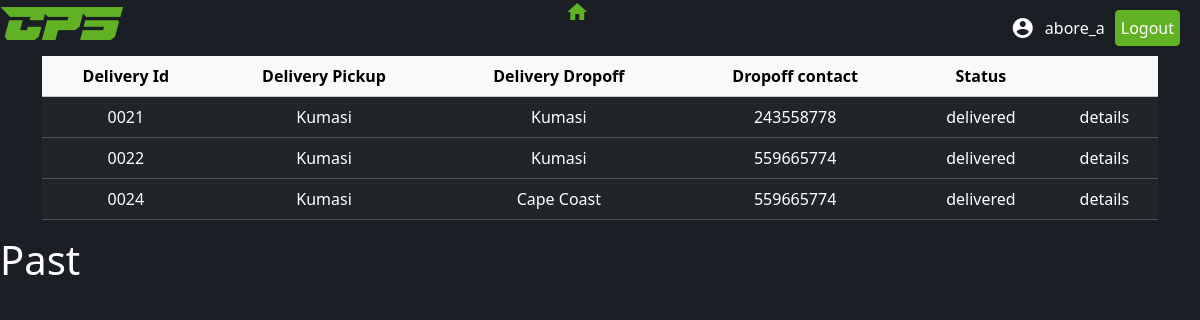
/pastRequest/ (signed in), run on the app's committed database.
### delivery/models.py (models this page shows)
class DeliveryRequest(models.Model):
    class DeliveryLocations(models.TextChoices):
        Select = 'Select', 'Select'
        KUMASI = 'Kumasi', 'Kumasi'
        CAPE_COAST = 'Cape Coast', 'Cape Coast'
        TAKORADI = 'Takoradi', 'Takoradi'
        KOTORIDUA = 'Kotoridua', 'Kotoridua'
        HO = 'Ho', 'Ho'
        SUNYANI = 'Sunyani', 'Sunyani'
        TARKWA = 'Tarkwa', 'Tarkwa'
        OBUASI = 'Obuasi', 'Obuasi'
        AKOSOMBO = 'Akosombo', 'Akosombo'
        TECHIMAN = 'Techiman', 'Techiman'
        NSAWAM = 'Nsawam', 'Nsawam'
        NKWAKAW = 'Nkwakaw', 'Nkwakaw'
        WINNEBA = 'Winneba', 'Winneba'
        MANKESSIM = 'Mankessim', 'Mankessim'
        SUHUM = 'Suhum', 'Suhum'
        KONONGO = 'Konongo', 'Konongo'
    user = models.ForeignKey(User,on_delete=models.CASCADE,null=True,blank=True)
    unique_id = models.UUIDField(default=uuid.uuid4,editable=False,unique=True)
    orderQuantity = models.PositiveIntegerField()
    pickupNumber = models.PositiveIntegerField()
    deliveryPoint = models.CharField(max_length=10,choices=DeliveryLocations.choices,default=DeliveryLocations.Select)
    dropoffNumber = models.PositiveIntegerField()
    pickupPoint = models.CharField(max_length=10, choices=DeliveryLocations.choices,default=DeliveryLocations.Select)
    productFee = models.FloatField()
    additionalInfo = models.TextField()
    delivered = models.BooleanField(default=False)
    assigned = models.BooleanField(default=False)
    enroute = models.BooleanField(default=False)
    pickedUp = models.BooleanField(default=False)
    rider = models.ForeignKey(Rider,on_delete=models.SET_DEFAULT,related_name='assignments',default=None,null=True,blank=True)
    @property
    def id_curator(self):
        id_value = str(self.id)
        start = ''
        if len(id_value) < 4:
            for i in range(4-len(id_value)):
                start += '0'
            return start+id_value
        else:
            return id_value

### delivery/views.py (the view)
# urls.py: path('pastRequest/',pastRequest,name='pastRequest'),
def pastRequest(request):
    DeliveryRequests = DeliveryRequest.objects.filter(user=request.user,delivered=True)
    context={
        'DeliveryRequests':DeliveryRequests,
    }
    return render(request,'html/pastRequest.html',context)

### delivery/templates/html/pastRequest.html (shortened to what this page needs)
{% extends 'html/base_view.html' %}
{% load static %}
{% block content %}
    <div class="container">
        <table class="table" >
            <thead class="table-light" style="text-align: center;">
                <th>Delivery Id</th>
                <th>Delivery Pickup</th>
                <th>Delivery Dropoff</th>
                <th>Dropoff contact</th>
                <th>Status</th>
                <th></th>
            </thead>
            <tbody class="table-dark" style="text-align: center;">
                {% for data in DeliveryRequests %}
                <tr>
                    <td>{{data.id_curator}}</td>
                    <td>{{data.pickupPoint}}</td>
                    <td>{{data.deliveryPoint}}</td>
                    <td>{{data.dropoffNumber}}</td>
                    <td>
                        delivered
                    </td>
                    <td><a href="{% url 'detailsPage' data.unique_id %}">details</a></td>
                </tr>
                {% endfor %}
            </tbody>
          </table>
    </div>
<h1>Past</h1>
{% endblock%}

### delivery/templates/html/base_view.html (shortened to what this page needs)
<!DOCTYPE html>
<html lang="en">
<head>
    <link href="https://cdn.jsdelivr.net/npm/bootstrap@5.3.3/dist/css/bootstrap.min.css" rel="stylesheet">
</head>
<body>
    <div id="mainBox" style="display: flex; justify-content: space-between;">
        <h1 id="CPS" style="margin-right: 20px;"><a href="{% url 'homePage' %}">CPS</a></h1>
        <div><a href="{% url 'homePage' %}"><span class="material-icons" style="color: #61b124;">
        </span></a></div>
        <div style="display: flex; flex-direction: row; align-items: center; gap: 10px; margin-right: 20px;">
            <i class="material-icons" style="color: white;">
            </i>
            {% if request.user.is_authenticated %}
            {{request.user}}{{request.user.phone}}a
            <span style="background-color: #61b124; border: 1px solid #61b124; padding: 5px; border-radius: 0.25rem;"><a href="{% url 'account_logout' %}" style="color: white; ">Logout</a></span>
            {% else %}
            <span><a href="{% url 'account_login' %}" id="login_link">Login</a></span>
            <span><a href="{% url 'account_signup' %}" id="signup_link">SignUp</a></span>
            {% endif %}
        </div>
       </div>
{% block content %}
{% endblock %}
</body>
</html>

### delivery/templates/html/base_view.html (style rules this page uses)
a { text-decoration: none; color: white; }

### data on the page
DeliveryRequest: id_curator "0021", pickupPoint "Kumasi", deliveryPoint "Kumasi", dropoffNumber "243558778"
DeliveryRequest: id_curator "0022", pickupPoint "Kumasi", deliveryPoint "Kumasi", dropoffNumber "559665774"
DeliveryRequest: id_curator "0024", pickupPoint "Kumasi", deliveryPoint "Cape Coast", dropoffNumber "559665774"

### other printed values
{{ request.user }} "abore_"
